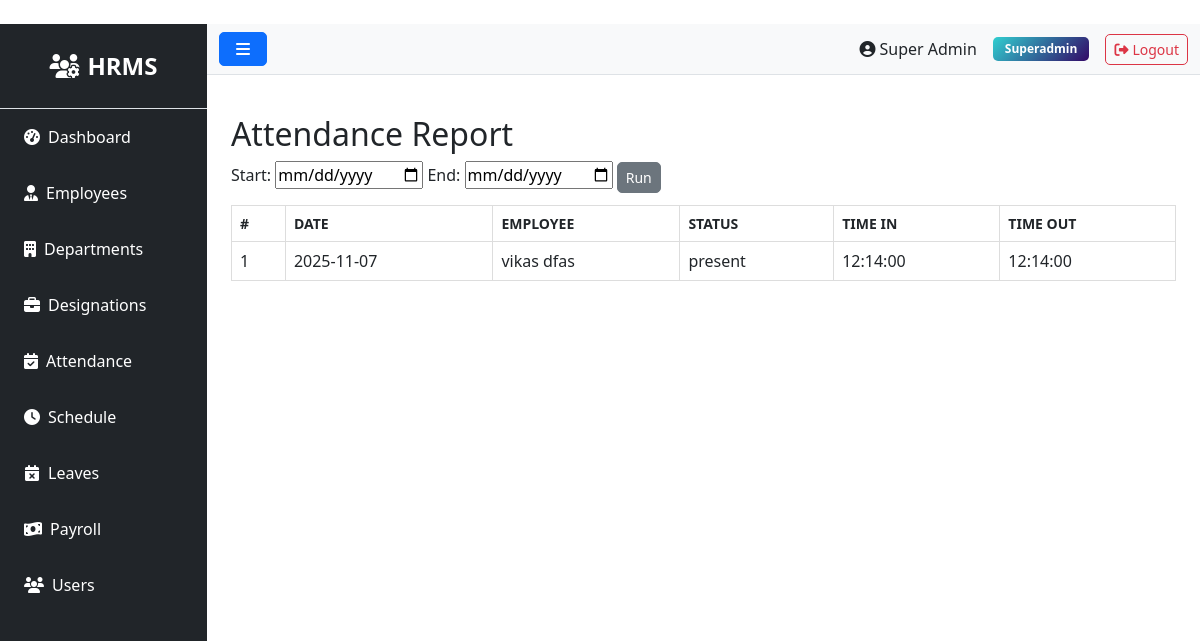
The page /attendance/report (signed in) on the database as committed earlier.
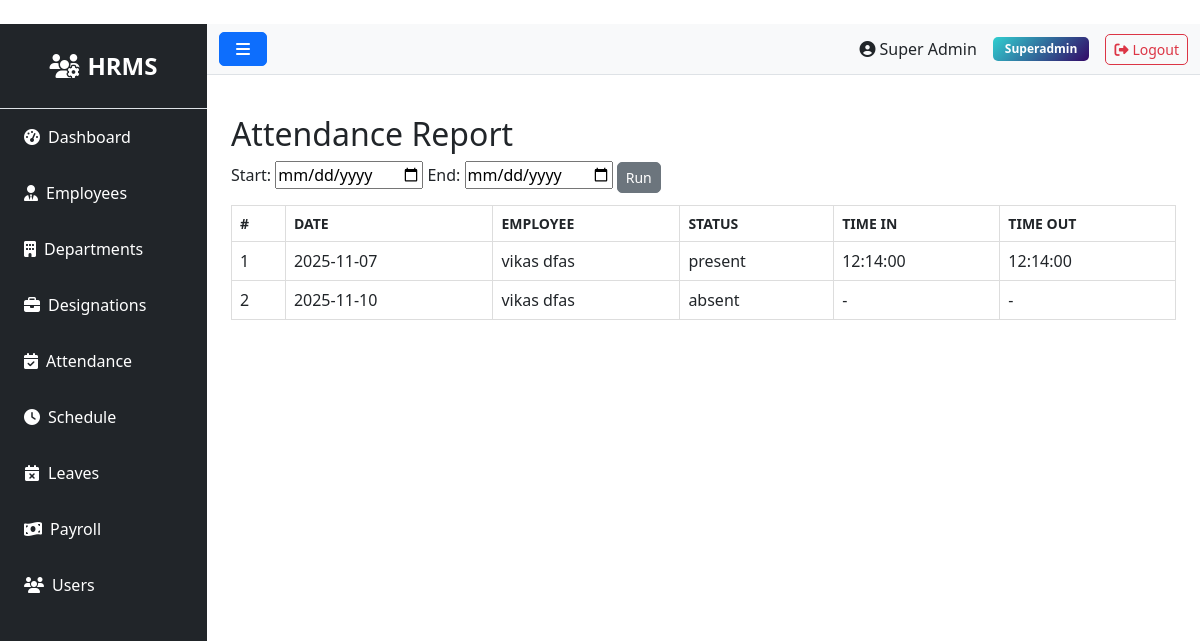
The same page on the database as committed later.
### models.py (models this page shows, shortened)
class User(UserMixin, db.Model):
    __tablename__ = 'users'
    id = db.Column(db.Integer, primary_key=True)
    role_id = db.Column(db.Integer, db.ForeignKey('roles.id'), nullable=False)
    name = db.Column(db.String(100), nullable=False)
    email = db.Column(db.String(100), unique=True, nullable=False)
    phone = db.Column(db.String(20))
    status = db.Column(db.String(20), default='active')
    password = db.Column(db.String(255), nullable=False)
    remember_token = db.Column(db.String(100))
    email_verified_at = db.Column(db.DateTime)
    created_at = db.Column(db.DateTime, default=datetime.utcnow)
    updated_at = db.Column(db.DateTime, default=datetime.utcnow, onupdate=datetime.utcnow)

class Role(db.Model):
    __tablename__ = 'roles'
    id = db.Column(db.Integer, primary_key=True)
    name = db.Column(db.String(50), unique=True, nullable=False)
    description = db.Column(db.Text)
    created_at = db.Column(db.DateTime, default=datetime.utcnow)
    updated_at = db.Column(db.DateTime, default=datetime.utcnow, onupdate=datetime.utcnow)
    users = db.relationship('User', backref='role', lazy=True)

class Attendance(db.Model):
    __tablename__ = 'attendances'
    id = db.Column(db.Integer, primary_key=True)
    employee_id = db.Column(db.Integer, db.ForeignKey('employees.id'), nullable=False)
    date = db.Column(db.Date, nullable=False)
    time_in = db.Column(db.Time)
    time_out = db.Column(db.Time)
    status = db.Column(db.String(20))  # present, absent, holiday, weekend
    description = db.Column(db.Text)  # For holiday name or other notes
    created_at = db.Column(db.DateTime, default=datetime.utcnow)
    updated_at = db.Column(db.DateTime, default=datetime.utcnow, onupdate=datetime.utcnow)

class Employee(db.Model):
    __tablename__ = 'employees'
    id = db.Column(db.Integer, primary_key=True)
    department_id = db.Column(db.Integer, db.ForeignKey('departments.id'))
    designation_id = db.Column(db.Integer, db.ForeignKey('designations.id'))
    schedule_id = db.Column(db.Integer, db.ForeignKey('schedules.id'))
    firstname = db.Column(db.String(100), nullable=False)
    lastname = db.Column(db.String(100), nullable=False)
    unique_id = db.Column(db.String(50), unique=True)
    email = db.Column(db.String(100), unique=True)
    phone = db.Column(db.String(20))
    address = db.Column(db.Text)
    dob = db.Column(db.Date)
    gender = db.Column(db.String(10))
    religion = db.Column(db.String(50))
    marital = db.Column(db.String(20))
    status = db.Column(db.String(20), default='active')
    created_at = db.Column(db.DateTime, default=datetime.utcnow)
    updated_at = db.Column(db.DateTime, default=datetime.utcnow, onupdate=datetime.utcnow)
    attendances = db.relationship('Attendance', backref='employee', lazy=True)
    checks = db.relationship('Check', backref='employee', lazy=True)
    salary = db.relationship('Salary', backref='employee', uselist=False)
    leaves = db.relationship('Leave', backref='employee', lazy=True)
    late_times = db.relationship('LateTime', backref='employee', lazy=True)
    over_times = db.relationship('OverTime', backref='employee', lazy=True)
    payrolls = db.relationship('Payroll', backref='employee', lazy=True)

### routes/attendance.py (the view)
@bp.route('/report')
@login_required
def report():
    start_date = request.args.get('start_date')
    end_date = request.args.get('end_date')
    query = Attendance.query
    if start_date and end_date:
        query = query.filter(Attendance.date.between(start_date, end_date))
    attendances = query.all()
    return render_template('admin/attendance/report.html', attendances=attendances)

### app.py (called while the page is built)
@login_manager.user_loader
def load_user(user_id):
    try:
        return db.session.get(User, int(user_id))
    except Exception as e:
        app.logger.error(f'Error loading user {user_id}: {str(e)}')
        return None

@app.context_processor
def inject_user():
    return dict(current_user=current_user)

### templates/admin/attendance/report.html (shortened to what this page needs)
﻿{% extends "base.html" %}
{% block content %}
<h2>Attendance Report</h2>
<form method="get" action="{{ url_for('attendance.report') }}" style="margin-bottom:12px;">
	<label for="start_date">Start:</label>
	<input type="date" id="start_date" name="start_date" value="{{ request.args.get('start_date','') }}">
	<label for="end_date">End:</label>
	<input type="date" id="end_date" name="end_date" value="{{ request.args.get('end_date','') }}">
	<button class="btn btn-sm btn-secondary" type="submit">Run</button>
</form>
<table class="table" style="width:100%; border-collapse: collapse;">
	<thead>
		<tr>
			<th style="border:1px solid #ddd;padding:8px;">#</th>
			<th style="border:1px solid #ddd;padding:8px;">Date</th>
			<th style="border:1px solid #ddd;padding:8px;">Employee</th>
			<th style="border:1px solid #ddd;padding:8px;">Status</th>
			<th style="border:1px solid #ddd;padding:8px;">Time In</th>
			<th style="border:1px solid #ddd;padding:8px;">Time Out</th>
		</tr>
	</thead>
	<tbody>
		{% if attendances %}
			{% for a in attendances %}
				<tr>
					<td style="border:1px solid #ddd;padding:8px;">{{ loop.index }}</td>
					<td style="border:1px solid #ddd;padding:8px;">{{ a.date }}</td>
					<td style="border:1px solid #ddd;padding:8px;">{{ a.employee.firstname }} {{ a.employee.lastname }}</td>
					<td style="border:1px solid #ddd;padding:8px;">{{ a.status or 'present' }}</td>
					<td style="border:1px solid #ddd;padding:8px;">{{ a.time_in or '-' }}</td>
					<td style="border:1px solid #ddd;padding:8px;">{{ a.time_out or '-' }}</td>
				</tr>
			{% endfor %}
		{% else %}
			<tr><td colspan="6" style="padding:8px;">No records found for the selected range.</td></tr>
		{% endif %}
	</tbody>
</table>
{% endblock %}

### templates/base.html (shortened to what this page needs)
<!DOCTYPE html>
<html lang="en">
<head>
    <link href="https://cdn.jsdelivr.net/npm/bootstrap@5.3.0/dist/css/bootstrap.min.css" rel="stylesheet">
    <link rel="stylesheet" href="https://cdnjs.cloudflare.com/ajax/libs/font-awesome/6.4.0/css/all.min.css">
    <link rel="stylesheet" href="{{ url_for('static', filename='css/style.css') }}">
</head>
<body>
    {% if current_user.is_authenticated %}
    <div class="d-flex" id="wrapper">
        <div class="bg-dark text-white" id="sidebar-wrapper">
            <div class="sidebar-heading text-center py-4 fs-4 fw-bold border-bottom">
                <i class="fas fa-users-cog me-2"></i>HRMS
            </div>
            <div class="list-group list-group-flush">
                <a href="{{ url_for('admin.' + current_user.role.name + '_dashboard') }}" class="list-group-item list-group-item-action bg-dark text-white">
                    <i class="fas fa-tachometer-alt me-2"></i>Dashboard
                </a>
                {% if current_user.role.name in ['superadmin', 'admin', 'hr'] %}
                <a href="{{ url_for('employee.index') }}" class="list-group-item list-group-item-action bg-dark text-white">
                    <i class="fas fa-user-tie me-2"></i>Employees
                </a>
                <a href="{{ url_for('department.index') }}" class="list-group-item list-group-item-action bg-dark text-white">
                    <i class="fas fa-building me-2"></i>Departments
                </a>
                <a href="{{ url_for('designation.index') }}" class="list-group-item list-group-item-action bg-dark text-white">
                    <i class="fas fa-briefcase me-2"></i>Designations
                </a>
                {% endif %}
                {% if current_user.role.name in ['superadmin', 'admin', 'moderator'] %}
                <a href="{{ url_for('attendance.index') }}" class="list-group-item list-group-item-action bg-dark text-white">
                    <i class="fas fa-calendar-check me-2"></i>Attendance
                </a>
                <a href="{{ url_for('schedule.index') }}" class="list-group-item list-group-item-action bg-dark text-white">
                    <i class="fas fa-clock me-2"></i>Schedule
                </a>
                {% endif %}
                {% if current_user.role.name in ['superadmin', 'admin', 'hr'] %}
                <a href="{{ url_for('leave.index') }}" class="list-group-item list-group-item-action bg-dark text-white">
                    <i class="fas fa-calendar-times me-2"></i>Leaves
                </a>
                {% endif %}
                {% if current_user.role.name in ['superadmin', 'admin', 'payroll'] %}
                <a href="{{ url_for('payroll.index') }}" class="list-group-item list-group-item-action bg-dark text-white">
                    <i class="fas fa-money-bill-wave me-2"></i>Payroll
                </a>
                {% endif %}
                {% if current_user.role.name in ['superadmin', 'admin'] %}
                <a href="{{ url_for('user.index') }}" class="list-group-item list-group-item-action bg-dark text-white">
                    <i class="fas fa-users me-2"></i>Users
                </a>
                {% endif %}
            </div>
        </div>
        <div id="page-content-wrapper" class="w-100">
            <nav class="navbar navbar-expand-lg navbar-light bg-light border-bottom">
                <div class="container-fluid">
                    <button class="btn btn-primary" id="menu-toggle">
                        <i class="fas fa-bars"></i>
                    </button>
                    <div class="ms-auto d-flex align-items-center">
                        <span class="me-3">
                            <i class="fas fa-user-circle me-1"></i>{{ current_user.name }}
                        </span>
                        <span class="badge bg-info me-3">{{ current_user.role.name|title }}</span>
                        <a href="{{ url_for('auth.logout') }}" class="btn btn-outline-danger btn-sm">
                            <i class="fas fa-sign-out-alt me-1"></i>Logout
                        </a>
                    </div>
                </div>
            </nav>
            <div class="container-fluid p-4">
                {% block content %}{% endblock %}
            </div>
        </div>
    </div>
    {% endif %}
</body>
</html>

### static/css/style.css (style rules this page uses)
#wrapper { min-height: 100vh; }
#sidebar-wrapper { min-height: 100vh; width: 250px; transition: margin 0.3s ease-in-out; }
#sidebar-wrapper .sidebar-heading { padding: 0.875rem 1.25rem; font-size: 1.2rem; }
#page-content-wrapper { min-width: 0; width: 100%; }
.list-group-item { border: none; padding: 1rem 1.5rem; }
.table { background-color: white; }
.table thead th { border-bottom: 2px solid #dee2e6; font-weight: 600; text-transform: uppercase; font-size: 0.875rem; }
.btn { border-radius: 5px; padding: 0.5rem 1rem; }
.btn-sm { padding: 0.25rem 0.5rem; }
.badge { padding: 0.5em 1em; border-radius: 5px; }
.bg-info { background: linear-gradient(135deg, #30cfd0 0%, #330867 100%) !important; }

Rows that differ between the two databases and show on the page:
added Attendance: date "2025-11-10", employee.firstname "vikas", employee.lastname "dfas", status "absent", time_in "-", time_out "-"
